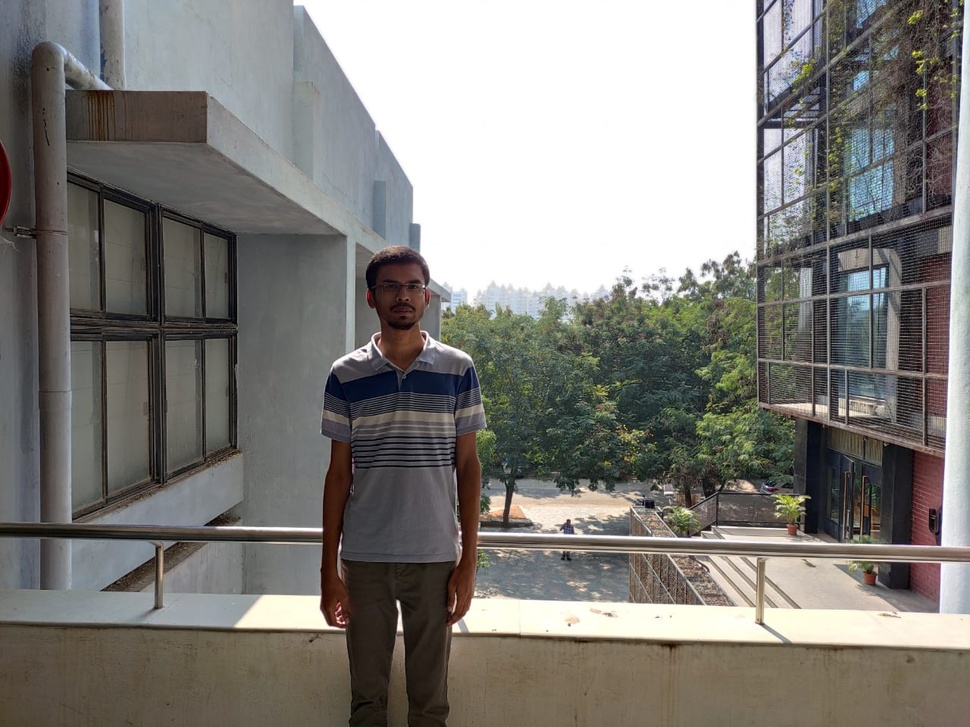
#> input picture dataset/img1_1.jpeg, 970 x 727 px, shrunk from 1280 x 960 before the run
$ python -i func.py   (imports and definitions only)
#> lines starting #> are read from the running program, lines starting #| are printed output that depends on the picture; after the words box and inside, x2 and y2 are one past the last pixel; in counts of white or black regions, pixels touching at a corner belong together
#> further down, picture is the input picture: shape (727, 970, 3); mean B, G, R 122.6, 126.9, 129.1
import cv2
import sys
import numpy as np

# [8 lines left out: function clahe, not called in this run]

def haar_body_detector(img):
    min_size, max_size = 1.5, 5
    # load .xml classifier file
    cascade_obj = cv2.CascadeClassifier('haarcascade_frontalface_default.xml')
    gray_scale = cv2.cvtColor(img, cv2.COLOR_BGR2GRAY)
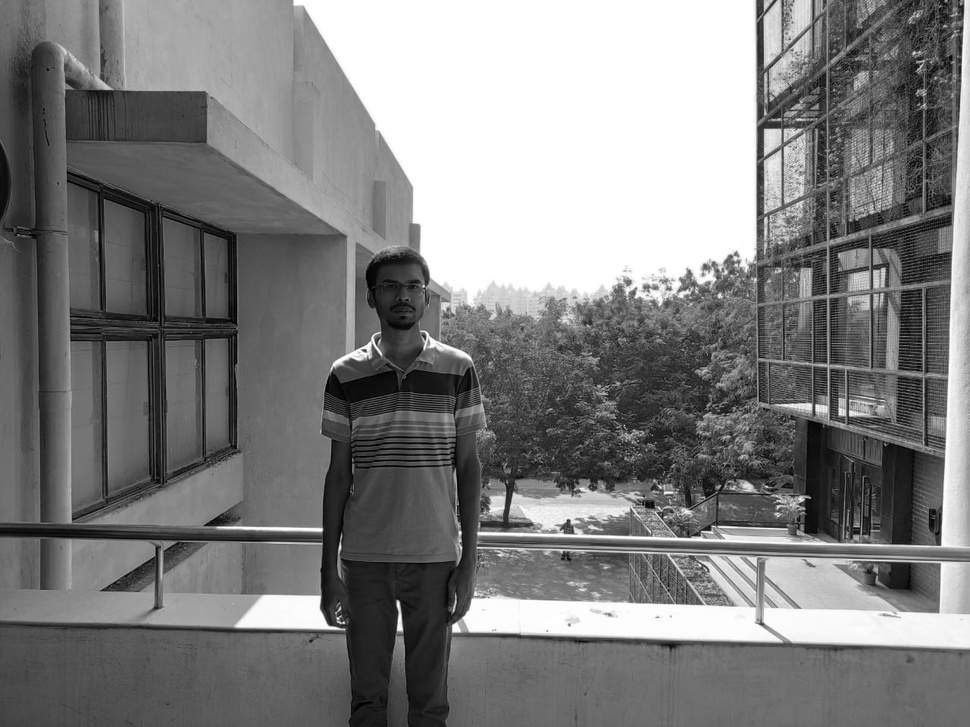
#> gray_scale: shape (727, 970); min 0, max 255, mean 127.1
    # detect different size objects and return them as rectangles
    obj_rect = cascade_obj.detectMultiScale(gray_scale, min_size, max_size)
#> obj_rect = [[375, 267, 54, 54]]
    iterations, temp = 0, 0
    while(len(obj_rect)==0):
        if iterations>=5:
            break
        iterations += 1
        min_size -= 0.1
        obj_rect = cascade_obj.detectMultiScale(gray_scale, min_size, max_size)
#> this loop made 0 passes
#> after the loop, iterations = 0; min_size = 1.5
    # Hamming distance used as measure for keypoint matching
    for (x,y,w,h) in obj_rect:
        xmax = min(img.shape[1],x+int(2.2*w))
        ymax = img.shape[0]
        xmin = max(0,int(x-int(1.5*w)))
        ymin = max(0,int(y-h))
        if (ymax-ymin)*(xmax-xmin) > temp:
            bbox = [(xmin,ymin,xmax,ymax,w,h)]
            temp = (ymax-ymin)*(xmax-xmin)
#> this loop made 1 pass
#> (x, y, w, h, xmax, ymax, xmin, ymin) on pass 1: (375, 267, 54, 54, 493, 727, 294, 213)
#> after the loop, temp = 102286
    img = cv2.rectangle(img,(xmin,ymin,xmax,ymax),(255,0,0),2)
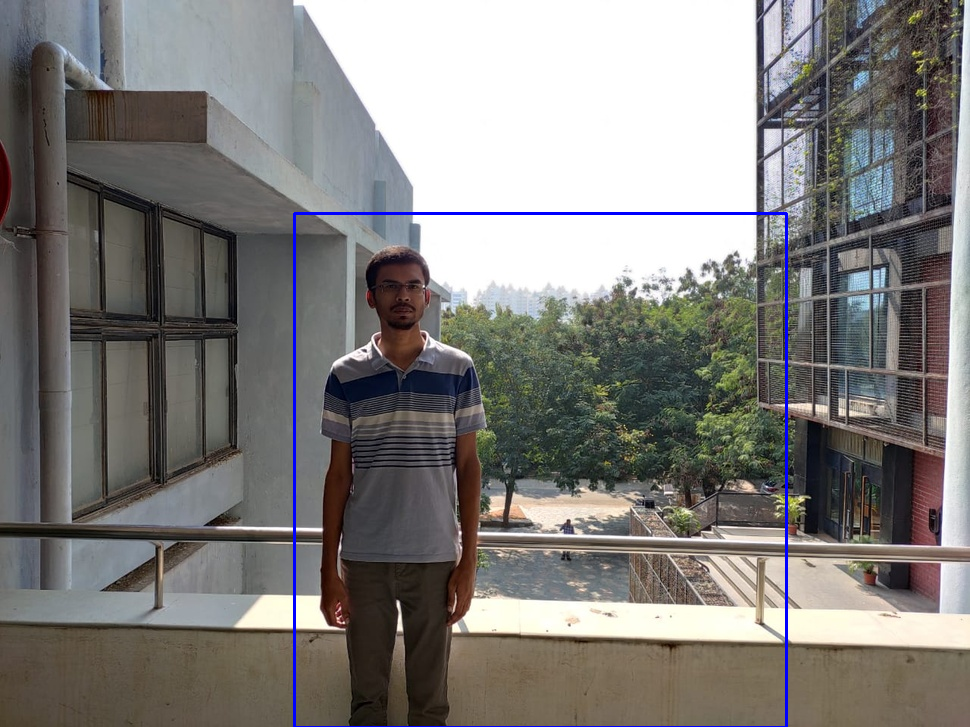
#> img: shape (727, 970, 3); 0.72% of pixels changed, all inside (x1, y1, x2, y2) = (293, 212, 788, 727)
    return bbox, cv2.rectangle(img,(x,y),(x+w,y+h),(255,0,0),2)

def ordering_img(img1,img2,bbox_1,bbox_2):
    if bbox_1[0][2]>bbox_2[0][0]:
    	return img2.copy(), img1.copy(), bbox_2.copy(), bbox_1.copy()

# [93 lines left out: functions kp_orb_detection, viable_kp, kp_orb_descriptor, kp_bf, extract_bf_matches, grabcut and 3 more, not called in this run]

>>> import cv2
>>> picture = cv2.imread('dataset/img1_1.jpeg')
>>> result = haar_body_detector(picture)
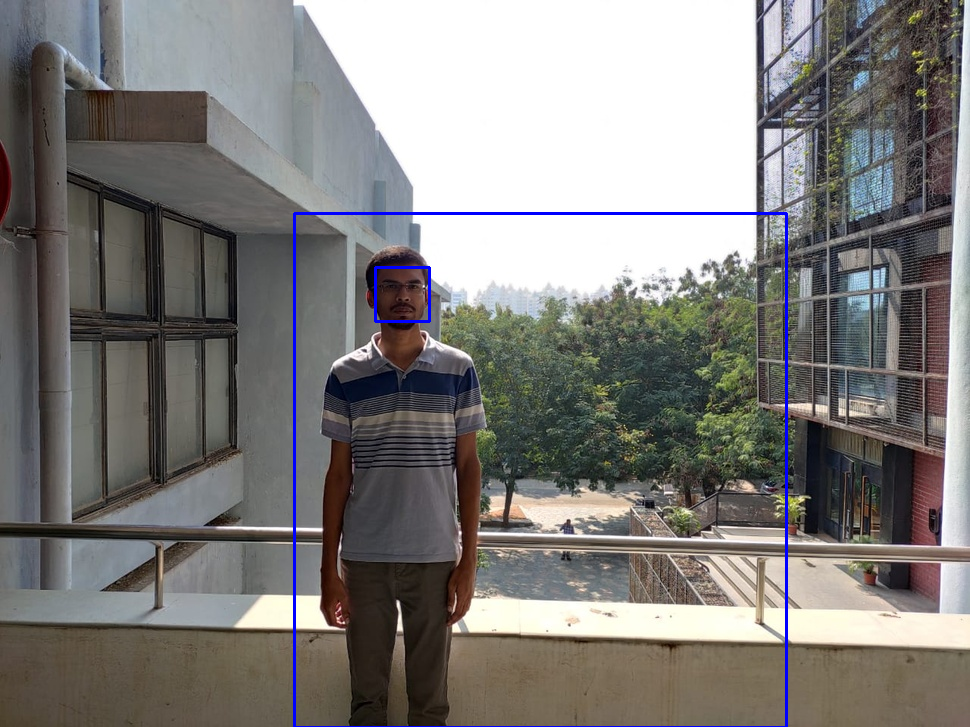
#> picture: shape (727, 970, 3); 0.81% of pixels changed, all inside (x1, y1, x2, y2) = (293, 212, 788, 727)

$ run again, on dataset/img1_2.jpeg
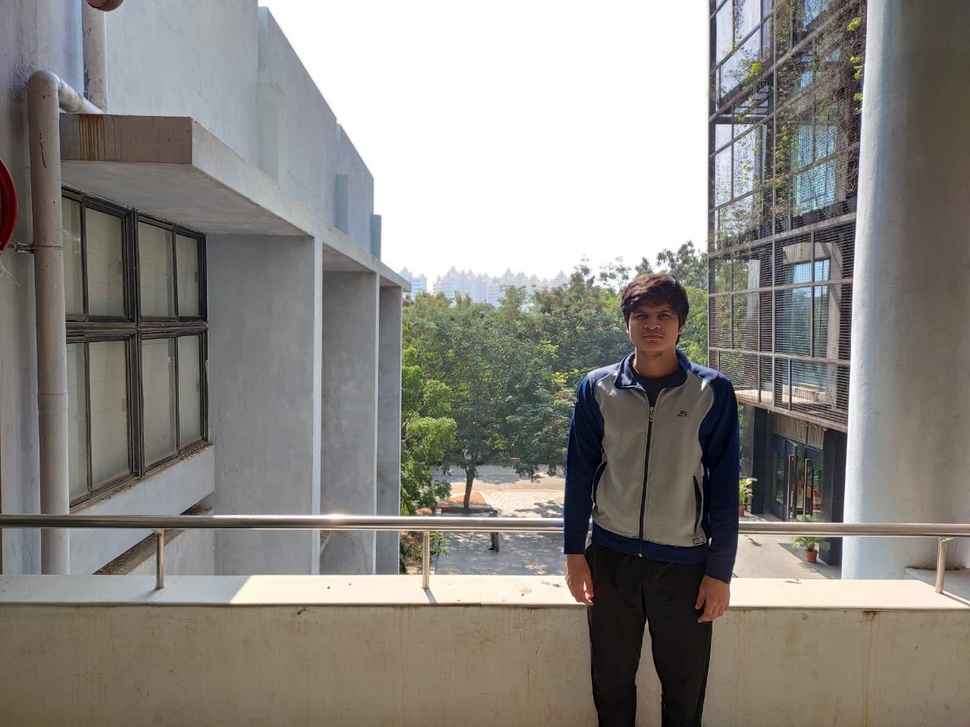
#> input picture dataset/img1_2.jpeg, 970 x 727 px, shrunk from 1280 x 960 before the run
#> picture is the input picture: shape (727, 970, 3); mean B, G, R 130.6, 135.4, 138.7
#> in haar_body_detector, `gray_scale = cv2.cvtColor(img, cv2.COLOR_BGR2GRAY)`:
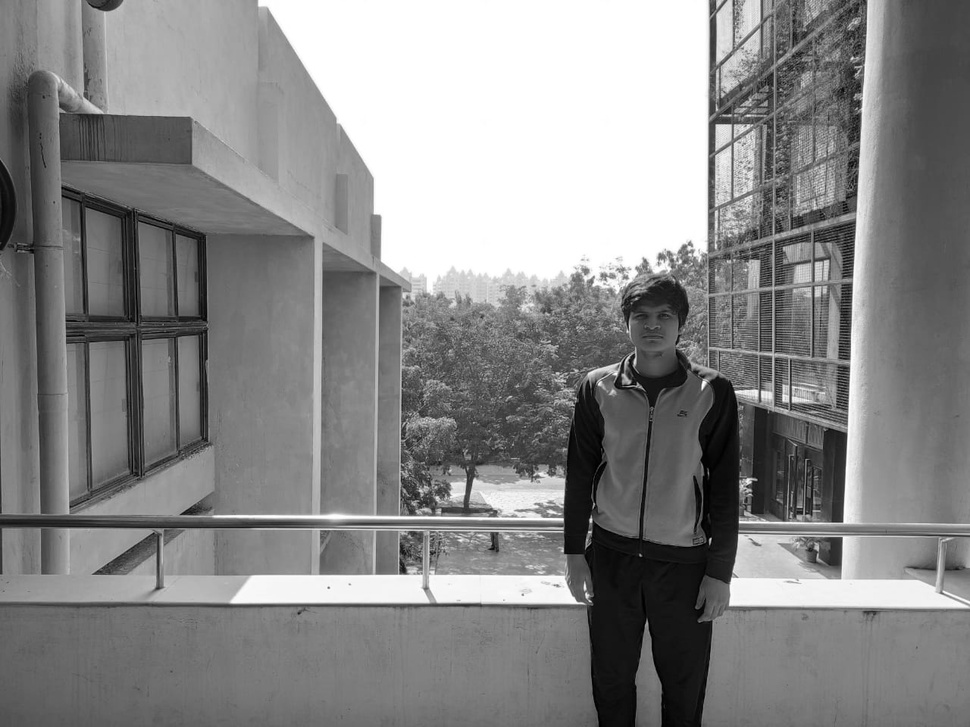
#> gray_scale: shape (727, 970); min 0, max 255, mean 135.8
#> obj_rect = [[626, 296, 54, 54]]
#> after the loop in haar_body_detector, `while(len(obj_rect)==0):`: iterations = 0; min_size = 1.5
#> the loop in haar_body_detector, `for (x,y,w,h) in obj_rect:` made 1 pass
#> (x, y, w, h, xmax, ymax, xmin, ymin) on pass 1: (626, 296, 54, 54, 744, 727, 545, 242)
#> after the loop in haar_body_detector, `for (x,y,w,h) in obj_rect:`: temp = 96515
#> img: shape (727, 970, 3); 0.51% of pixels changed, all inside (x1, y1, x2, y2) = (544, 241, 970, 727)
#> `result = haar_body_detector(picture)`:
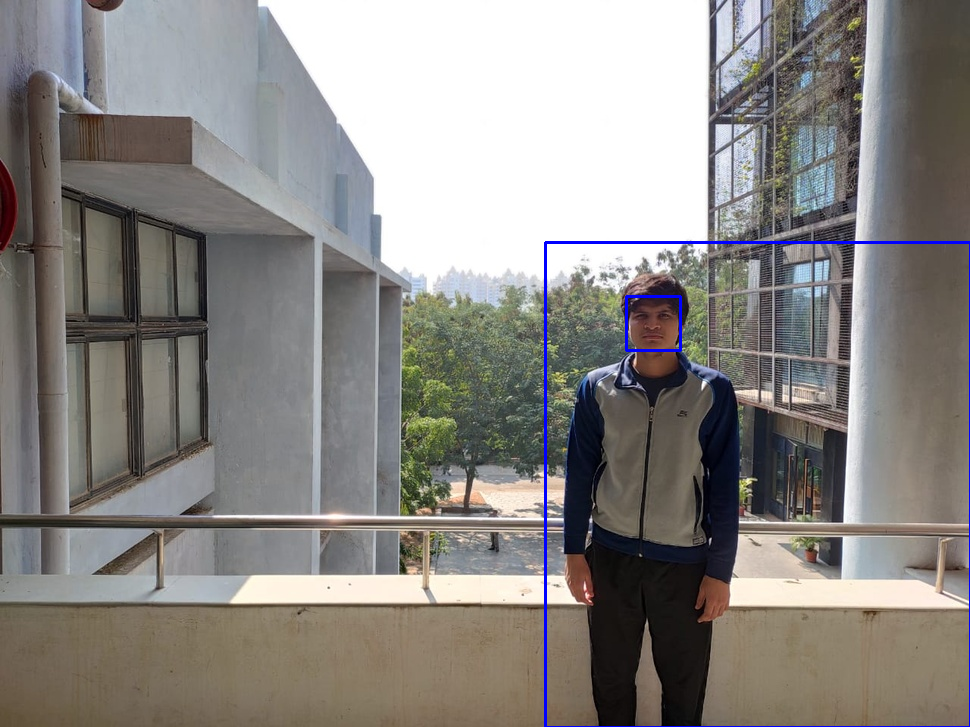
#> picture: shape (727, 970, 3); 0.61% of pixels changed, all inside (x1, y1, x2, y2) = (544, 241, 970, 727)

$ run again, on dataset/img2_1.jpeg
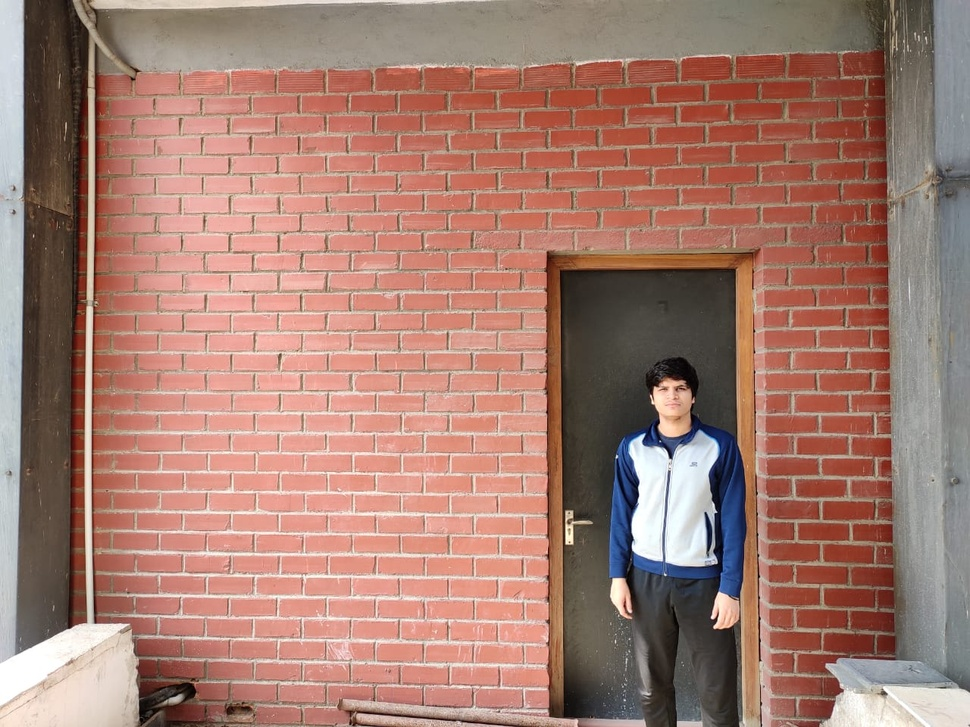
#> input picture dataset/img2_1.jpeg, 970 x 727 px, shrunk from 1280 x 960 before the run
#> picture is the input picture: shape (727, 970, 3); mean B, G, R 112.9, 124.9, 165.3
#> in haar_body_detector, `gray_scale = cv2.cvtColor(img, cv2.COLOR_BGR2GRAY)`:
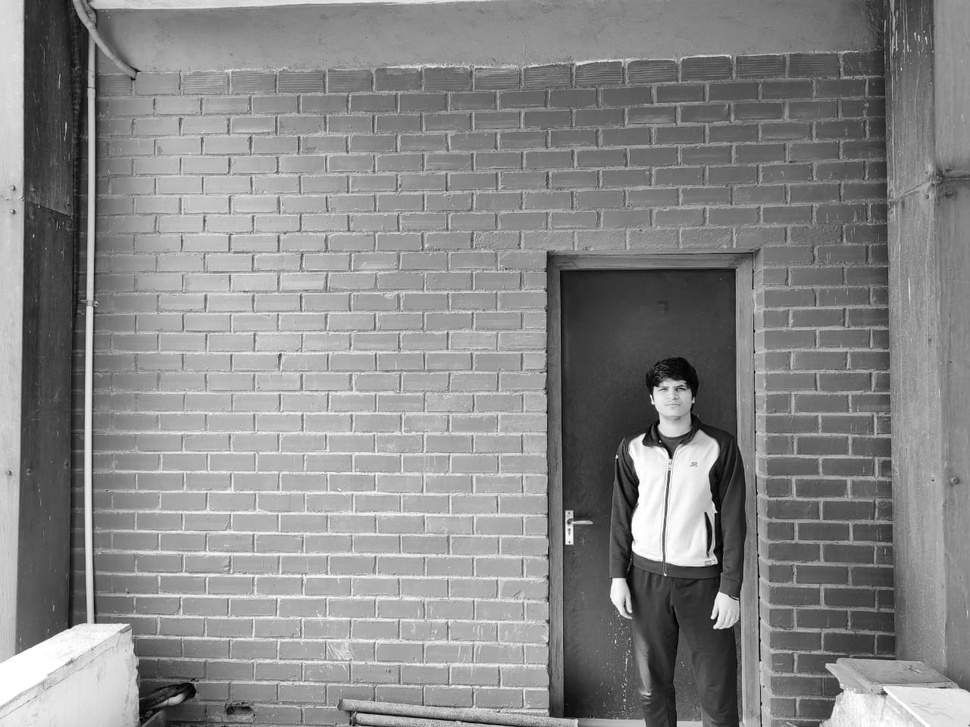
#> gray_scale: shape (727, 970); min 1, max 255, mean 135.6
#> obj_rect = [[646, 369, 54, 54]]
#> after the loop in haar_body_detector, `while(len(obj_rect)==0):`: iterations = 0; min_size = 1.5
#> the loop in haar_body_detector, `for (x,y,w,h) in obj_rect:` made 1 pass
#> (x, y, w, h, xmax, ymax, xmin, ymin) on pass 1: (646, 369, 54, 54, 764, 727, 565, 315)
#> after the loop in haar_body_detector, `for (x,y,w,h) in obj_rect:`: temp = 81988
#> img: shape (727, 970, 3); 0.46% of pixels changed, all inside (x1, y1, x2, y2) = (564, 314, 970, 727)
#> `result = haar_body_detector(picture)`:
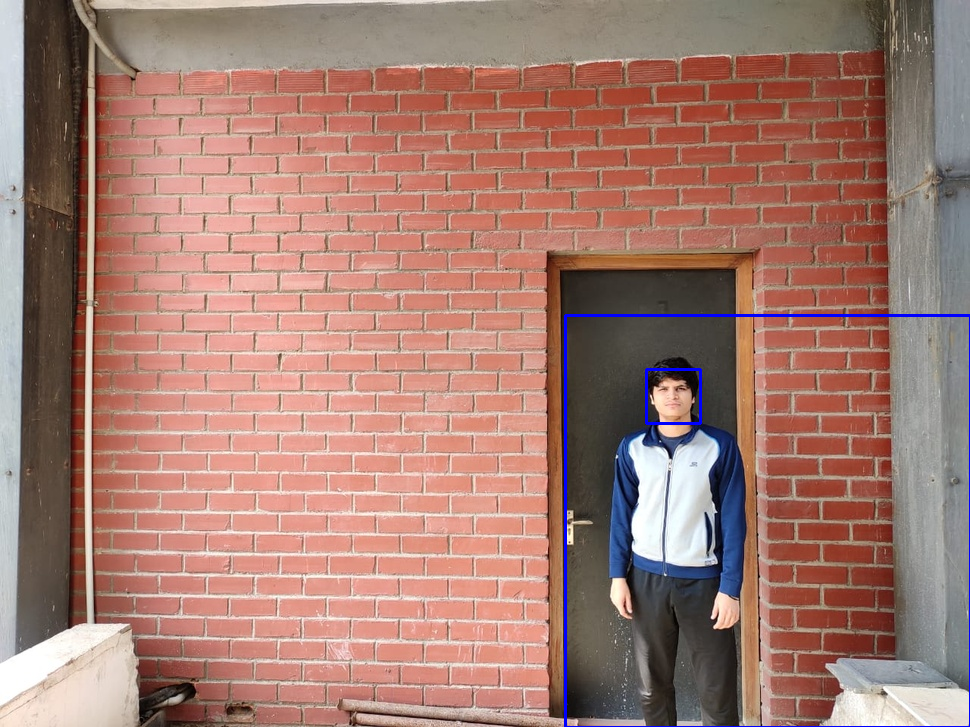
#> picture: shape (727, 970, 3); 0.55% of pixels changed, all inside (x1, y1, x2, y2) = (564, 314, 970, 727)

$ run again, on dataset/img2_2.jpeg
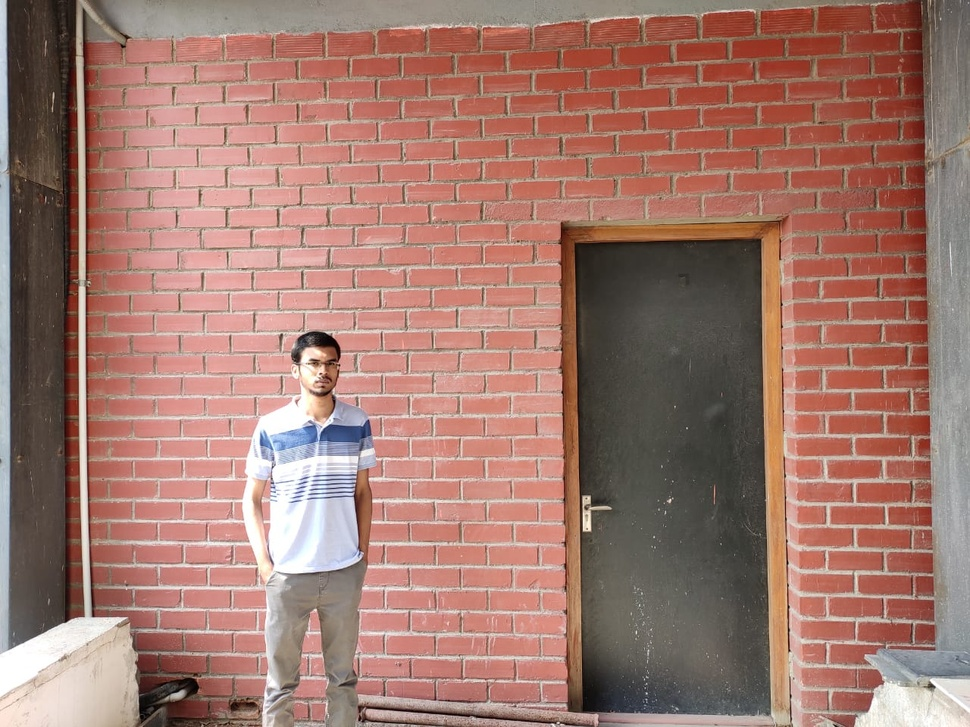
#> input picture dataset/img2_2.jpeg, 970 x 727 px, shrunk from 1280 x 960 before the run
#> picture is the input picture: shape (727, 970, 3); mean B, G, R 110.3, 120.7, 161.4
#> in haar_body_detector, `gray_scale = cv2.cvtColor(img, cv2.COLOR_BGR2GRAY)`:
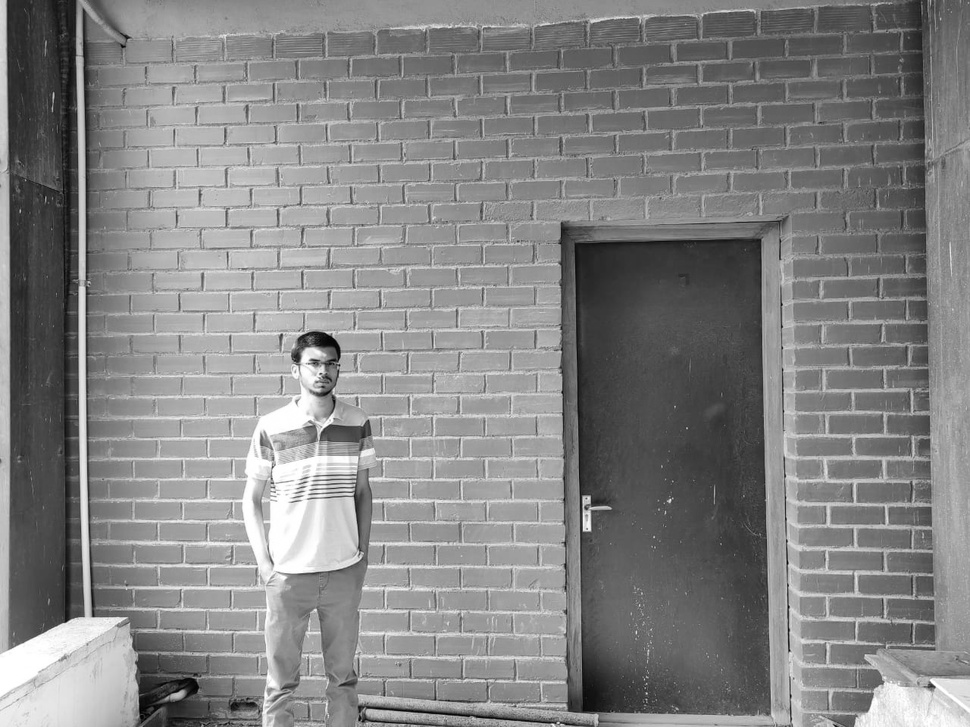
#> gray_scale: shape (727, 970); min 1, max 255, mean 131.7
#> obj_rect = [[295, 342, 54, 54]]
#> after the loop in haar_body_detector, `while(len(obj_rect)==0):`: iterations = 0; min_size = 1.5
#> the loop in haar_body_detector, `for (x,y,w,h) in obj_rect:` made 1 pass
#> (x, y, w, h, xmax, ymax, xmin, ymin) on pass 1: (295, 342, 54, 54, 413, 727, 214, 288)
#> after the loop in haar_body_detector, `for (x,y,w,h) in obj_rect:`: temp = 87361
#> img: shape (727, 970, 3); 0.61% of pixels changed, all inside (x1, y1, x2, y2) = (213, 287, 628, 727)
#> `result = haar_body_detector(picture)`:
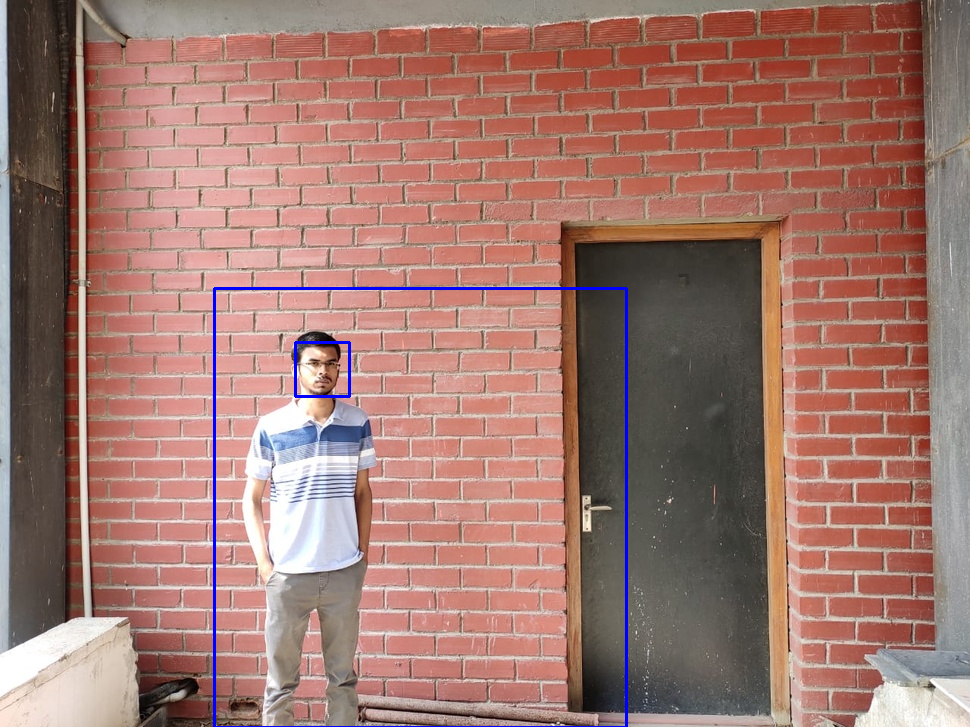
#> picture: shape (727, 970, 3); 0.7% of pixels changed, all inside (x1, y1, x2, y2) = (213, 287, 628, 727)
